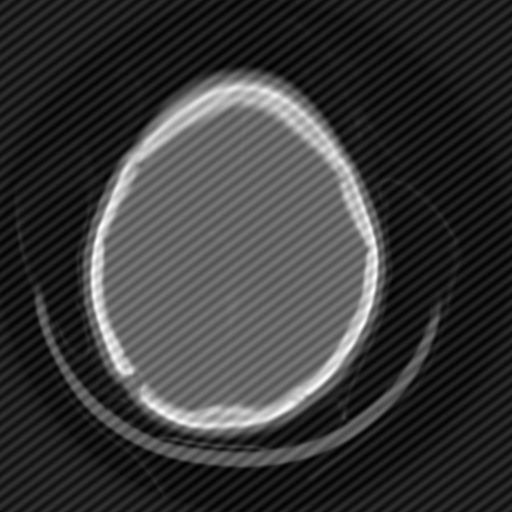
#> input picture hmwk6/interfere.png, 512 x 512 px
$ python hmwk6-filtering.py   (Python 2 division)
#> lines starting #> are read from the running program, lines starting #| are printed output that depends on the picture; after the words box and inside, x2 and y2 are one past the last pixel; in counts of white or black regions, pixels touching at a corner belong together
import numpy as np
import matplotlib.pyplot as pl
import matplotlib.cm as cm
import pickle as pk
import scipy.ndimage.interpolation as sy

# Design 1-D low-pass filter to smooth 'HW6_PA.pkl'
# [82 lines left out: functions parta, partb, not called in this run]

def calculate_normal(img, kernel, row, col):
    avg = 0
    a = int((kernel.shape[0] - 1) / 2)
    b = int((kernel.shape[1] - 1) / 2)
    for s in range(-a, a+1):
        for t in range(-b, b+1):
            if (row+s < 0) or (row+s >= img.shape[0]) \
                or (col+t < 0) or (col+t >= img.shape[1]):
                    avg += 0
            else:
                avg += img[row + s, col + t] * kernel[a + s, b + t]
    return avg / kernel.size

def partc():
    ifimg3d = pl.imread('interfere.png')
#> ifimg3d is the input picture: shape (512, 512, 3) float32; min 0, max 1, mean 0.223
    ifimg = np.zeros((ifimg3d.shape[0], ifimg3d.shape[1]), dtype=np.double)
    for a in range(ifimg.shape[0]):
        for b in range(ifimg.shape[1]):
            ifimg[a][b] = ifimg3d[a][b][0]
    # pl.imshow(ifimg, cmap=cm.Greys_r)
    # pl.show()

    iffour = np.fft.fft2(ifimg)
    #iffour = iffour * (1.0/(iffour.max() - iffour.min())) # scale it?
    iffourshifted = np.fft.fftshift(iffour)
    #pl.imshow(np.abs(iffourshifted), cmap=cm.Greys_r)
    #pl.show()

    #226,216
    #286,296

    # Find frequency unlike the others, make it like the others
    #
    # Cycle through each element, get the average of it and its surrounding 5 neighbors,
    # take that average and subtract it from the element to see how much it defers (Absolute value)
    # Then find the frequencies with the largest difference.
    kernel = np.ones((5,5))
    diffavg = np.zeros(iffourshifted.shape)
    magImg = np.abs(iffourshifted)
    for r in range(1,diffavg.shape[0]):
        for c in range(1,diffavg.shape[1]):
                diffavg[r, c] = magImg[r,c] / calculate_normal(magImg, kernel, r, c)
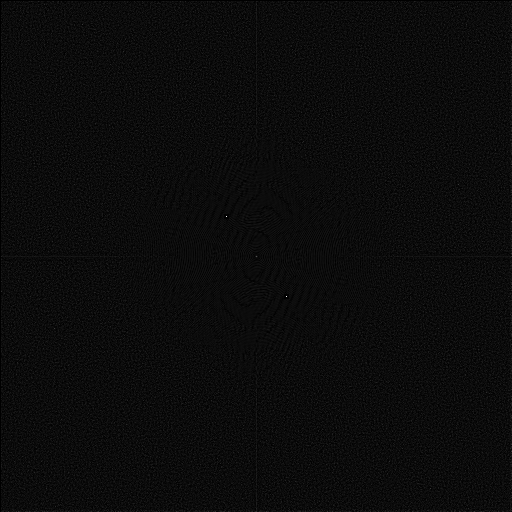
#> diffavg: shape (512, 512) float64; min 0, max 21.44, mean 1; drawn with min black and max white

    highest, ir, ic = 0, 0, 0
    for r in range(diffavg.shape[0]):
        for c in range(diffavg.shape[1]):
            if diffavg[r,c] > highest:
                highest = diffavg[r,c]
                ir = r
                ic = c
    print ir
#| 216
    print ic
#| 226
    iffourshifted[ir, ic] = iffourshifted[ir-1, ic-1]
    diffavg[ir, ic] = diffavg[ir-1, ic-1]
#> diffavg: shape (512, 512) float64; under 0.01% of pixels changed, all inside (x1, y1, x2, y2) = (226, 216, 227, 217)

    highest, ir, ic = 0, 0, 0
    for r in range(diffavg.shape[0]):
        for c in range(diffavg.shape[1]):
            if diffavg[r,c] > highest:
                highest = diffavg[r,c]
                ir = r
                ic = c
    print ir
#| 296
    print ic
#| 286
    iffourshifted[ir, ic] = iffourshifted[ir-1, ic-1]

    # THIS IS WHAT NEEDS TO HAPPEN PROGRAMATICALLY:
    # iffourshifted[216,226] = iffourshifted[200,200]
    # iffourshifted[296,286] = iffourshifted[200,200]
    unshifted = np.fft.ifftshift(iffourshifted)
    spdom = np.fft.ifft2(unshifted)
    pl.imshow(np.abs(spdom), cmap=cm.Greys_r)
    pl.show()
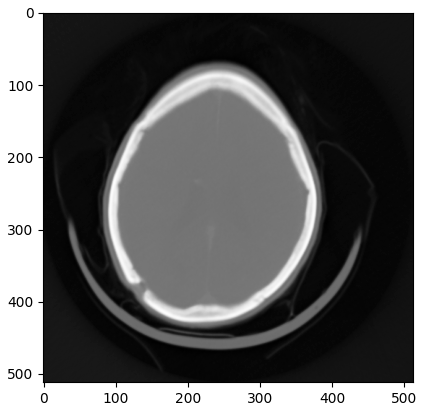
#> figure drawn by matplotlib, 1 panel


def main():
    #parta()
    #partb()
    partc()

if __name__ == "__main__":
    main()
